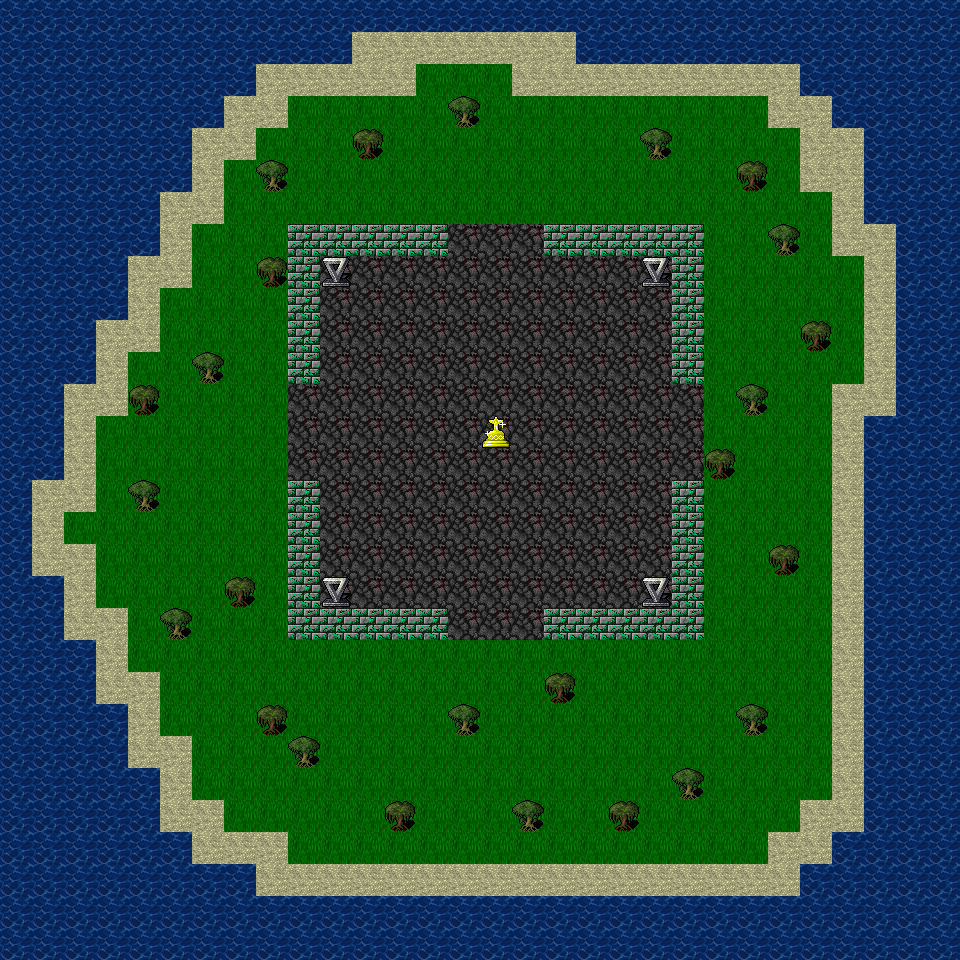

Tiled map render using the project's own tile images. Description and the whole map definition, tile-layer contents included, below:
An orthogonal 30x30 tile map with 32x32 px tiles, 2 tile layers (Background, Collision).

<map version="1.10" tiledversion="1.11.0" orientation="orthogonal" renderorder="right-down" width="30" height="30" tilewidth="32" tileheight="32" infinite="0" nextlayerid="3" nextobjectid="1">
 <tileset firstgid="1" source="Tiles.tsx" />
 <layer id="2" name="Background" width="30" height="30">
  <data encoding="csv">
0,0,0,0,0,0,0,0,0,0,0,0,0,0,0,0,0,0,0,0,0,0,0,0,0,0,0,0,0,0,
0,0,0,0,0,0,0,0,0,0,0,247,247,247,247,247,247,247,0,0,0,0,0,0,0,0,0,0,0,0,
0,0,0,0,0,0,0,0,247,247,247,247,247,290,290,290,247,247,247,247,247,247,247,247,247,0,0,0,0,0,
0,0,0,0,0,0,0,247,247,290,290,290,290,290,290,290,290,290,290,290,290,290,290,290,247,247,0,0,0,0,
0,0,0,0,0,0,247,247,290,290,290,290,290,290,290,290,290,290,290,290,290,290,290,290,290,247,247,0,0,0,
0,0,0,0,0,0,247,290,290,290,290,290,290,290,290,290,290,290,290,290,290,290,290,290,290,247,247,0,0,0,
0,0,0,0,0,247,247,290,290,290,290,290,290,290,290,290,290,290,290,290,290,290,290,290,290,290,247,0,0,0,
0,0,0,0,0,247,290,290,290,290,290,290,290,290,165,165,165,290,290,290,290,290,290,290,290,290,247,247,0,0,
0,0,0,0,247,247,290,290,290,290,165,165,165,165,165,165,165,165,165,165,165,290,290,290,290,290,290,247,0,0,
0,0,0,0,247,290,290,290,290,290,165,165,165,165,165,165,165,165,165,165,165,290,290,290,290,290,290,247,0,0,
0,0,0,247,247,290,290,290,290,290,165,165,165,165,165,165,165,165,165,165,165,290,290,290,290,290,290,247,0,0,
0,0,0,247,290,290,290,290,290,290,165,165,165,165,165,165,165,165,165,165,165,290,290,290,290,290,290,247,0,0,
0,0,247,247,290,290,290,290,290,165,165,165,165,165,165,165,165,165,165,165,165,165,290,290,290,290,247,247,0,0,
0,0,247,290,290,290,290,290,290,165,165,165,165,165,165,165,165,165,165,165,165,165,290,290,290,290,247,0,0,0,
0,0,247,290,290,290,290,290,290,165,165,165,165,165,165,165,165,165,165,165,165,165,290,290,290,290,247,0,0,0,
0,247,247,290,290,290,290,290,290,290,165,165,165,165,165,165,165,165,165,165,165,290,290,290,290,290,247,0,0,0,
0,247,290,290,290,290,290,290,290,290,165,165,165,165,165,165,165,165,165,165,165,290,290,290,290,290,247,0,0,0,
0,247,247,290,290,290,290,290,290,290,165,165,165,165,165,165,165,165,165,165,165,290,290,290,290,290,247,0,0,0,
0,0,247,290,290,290,290,290,290,290,165,165,165,165,165,165,165,165,165,165,165,290,290,290,290,290,247,0,0,0,
0,0,247,247,290,290,290,290,290,290,290,290,290,290,165,165,165,290,290,290,290,290,290,290,290,290,247,0,0,0,
0,0,0,247,290,290,290,290,290,290,290,290,290,290,290,290,290,290,290,290,290,290,290,290,290,290,247,0,0,0,
0,0,0,247,247,290,290,290,290,290,290,290,290,290,290,290,290,290,290,290,290,290,290,290,290,290,247,0,0,0,
0,0,0,0,247,290,290,290,290,290,290,290,290,290,290,290,290,290,290,290,290,290,290,290,290,290,247,0,0,0,
0,0,0,0,247,247,290,290,290,290,290,290,290,290,290,290,290,290,290,290,290,290,290,290,290,290,247,0,0,0,
0,0,0,0,0,247,290,290,290,290,290,290,290,290,290,290,290,290,290,290,290,290,290,290,290,290,247,0,0,0,
0,0,0,0,0,247,247,290,290,290,290,290,290,290,290,290,290,290,290,290,290,290,290,290,290,247,247,0,0,0,
0,0,0,0,0,0,247,247,247,290,290,290,290,290,290,290,290,290,290,290,290,290,290,290,247,247,0,0,0,0,
0,0,0,0,0,0,0,0,247,247,247,247,247,247,247,247,247,247,247,247,247,247,247,247,247,0,0,0,0,0,
0,0,0,0,0,0,0,0,0,0,0,0,0,0,0,0,0,0,0,0,0,0,0,0,0,0,0,0,0,0,
0,0,0,0,0,0,0,0,0,0,0,0,0,0,0,0,0,0,0,0,0,0,0,0,0,0,0,0,0,0
</data>
 </layer>
 <layer id="1" name="Collision" width="30" height="30">
  <data encoding="csv">
1449,1449,1449,1449,1449,1449,1449,1449,1449,1449,1449,1449,1449,1449,1449,1449,1449,1449,1449,1449,1449,1449,1449,1449,1449,1449,1449,1449,1449,1449,
1449,1449,1449,1449,1449,1449,1449,1449,1449,1449,1449,0,0,0,0,0,0,0,1449,1449,1449,1449,1449,1449,1449,1449,1449,1449,1449,1449,
1449,1449,1449,1449,1449,1449,1449,1449,0,0,0,0,0,0,0,0,0,0,0,0,0,0,0,0,0,1449,1449,1449,1449,1449,
1449,1449,1449,1449,1449,1449,1449,0,0,0,0,0,0,0,845,0,0,0,0,0,0,0,0,0,0,0,1449,1449,1449,1449,
1449,1449,1449,1449,1449,1449,0,0,0,0,0,844,0,0,0,0,0,0,0,0,845,0,0,0,0,0,0,1449,1449,1449,
1449,1449,1449,1449,1449,1449,0,0,845,0,0,0,0,0,0,0,0,0,0,0,0,0,0,844,0,0,0,1449,1449,1449,
1449,1449,1449,1449,1449,0,0,0,0,0,0,0,0,0,0,0,0,0,0,0,0,0,0,0,0,0,0,1449,1449,1449,
1449,1449,1449,1449,1449,0,0,0,0,1346,1346,1346,1346,1346,0,0,0,1346,1346,1346,1346,1346,0,0,845,0,0,0,1449,1449,
1449,1449,1449,1449,0,0,0,0,844,1346,816,0,0,0,0,0,0,0,0,0,816,1346,0,0,0,0,0,0,1449,1449,
1449,1449,1449,1449,0,0,0,0,0,1346,0,0,0,0,0,0,0,0,0,0,0,1346,0,0,0,0,0,0,1449,1449,
1449,1449,1449,0,0,0,0,0,0,1346,0,0,0,0,0,0,0,0,0,0,0,1346,0,0,0,844,0,0,1449,1449,
1449,1449,1449,0,0,0,845,0,0,1346,0,0,0,0,0,0,0,0,0,0,0,1346,0,0,0,0,0,0,1449,1449,
1449,1449,0,0,844,0,0,0,0,0,0,0,0,0,0,0,0,0,0,0,0,0,0,845,0,0,0,0,1449,1449,
1449,1449,0,0,0,0,0,0,0,0,0,0,0,0,0,40,0,0,0,0,0,0,0,0,0,0,0,1449,1449,1449,
1449,1449,0,0,0,0,0,0,0,0,0,0,0,0,0,0,0,0,0,0,0,0,844,0,0,0,0,1449,1449,1449,
1449,0,0,0,845,0,0,0,0,1346,0,0,0,0,0,0,0,0,0,0,0,1346,0,0,0,0,0,1449,1449,1449,
1449,0,0,0,0,0,0,0,0,1346,0,0,0,0,0,0,0,0,0,0,0,1346,0,0,0,0,0,1449,1449,1449,
1449,0,0,0,0,0,0,0,0,1346,0,0,0,0,0,0,0,0,0,0,0,1346,0,0,844,0,0,1449,1449,1449,
1449,1449,0,0,0,0,0,844,0,1346,816,0,0,0,0,0,0,0,0,0,816,1346,0,0,0,0,0,1449,1449,1449,
1449,1449,0,0,0,845,0,0,0,1346,1346,1346,1346,1346,0,0,0,1346,1346,1346,1346,1346,0,0,0,0,0,1449,1449,1449,
1449,1449,1449,0,0,0,0,0,0,0,0,0,0,0,0,0,0,0,0,0,0,0,0,0,0,0,0,1449,1449,1449,
1449,1449,1449,0,0,0,0,0,0,0,0,0,0,0,0,0,0,844,0,0,0,0,0,0,0,0,0,1449,1449,1449,
1449,1449,1449,1449,0,0,0,0,844,0,0,0,0,0,845,0,0,0,0,0,0,0,0,845,0,0,0,1449,1449,1449,
1449,1449,1449,1449,0,0,0,0,0,845,0,0,0,0,0,0,0,0,0,0,0,0,0,0,0,0,0,1449,1449,1449,
1449,1449,1449,1449,1449,0,0,0,0,0,0,0,0,0,0,0,0,0,0,0,0,845,0,0,0,0,0,1449,1449,1449,
1449,1449,1449,1449,1449,0,0,0,0,0,0,0,844,0,0,0,845,0,0,844,0,0,0,0,0,0,0,1449,1449,1449,
1449,1449,1449,1449,1449,1449,0,0,0,0,0,0,0,0,0,0,0,0,0,0,0,0,0,0,0,0,1449,1449,1449,1449,
1449,1449,1449,1449,1449,1449,1449,1449,0,0,0,0,0,0,0,0,0,0,0,0,0,0,0,0,0,1449,1449,1449,1449,1449,
1449,1449,1449,1449,1449,1449,1449,1449,1449,1449,1449,1449,1449,1449,1449,1449,1449,1449,1449,1449,1449,1449,1449,1449,1449,1449,1449,1449,1449,1449,
1449,1449,1449,1449,1449,1449,1449,1449,1449,1449,1449,1449,1449,1449,1449,1449,1449,1449,1449,1449,1449,1449,1449,1449,1449,1449,1449,1449,1449,1449
</data>
 </layer>
</map>
